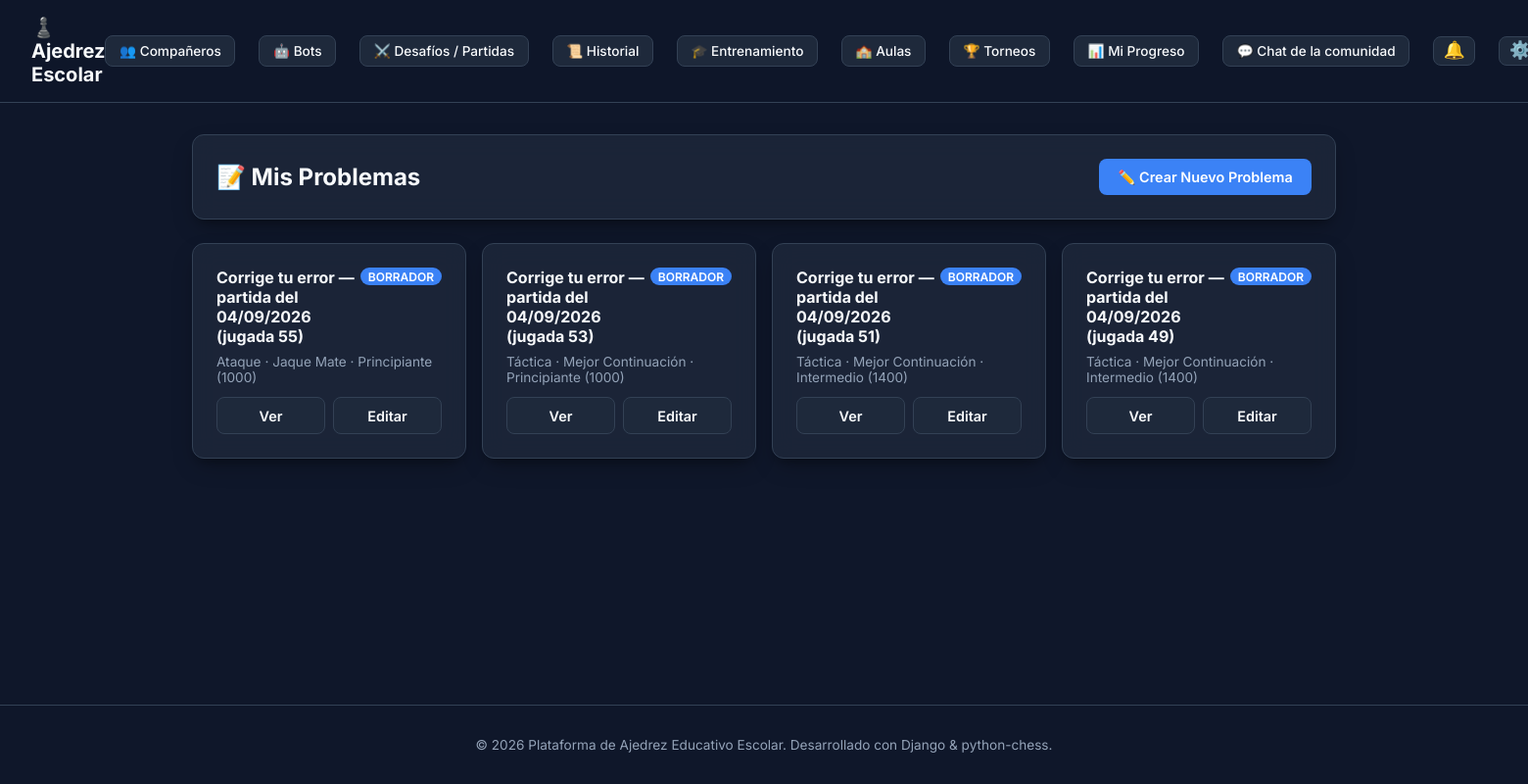
Page /training/my-puzzles/ (signed in) on the committed database.
### apps/training/models.py (models this page shows, shortened)
class Puzzle(models.Model):
    class Category(models.TextChoices):
        TACTICS = 'TACTICS', 'Táctica'
        CALCULATION = 'CALCULATION', 'Cálculo'
        STRATEGY = 'STRATEGY', 'Estrategia'
        OPENINGS = 'OPENINGS', 'Aperturas'
        MIDDLEGAME = 'MIDDLEGAME', 'Medio Juego'
        ENDGAME = 'ENDGAME', 'Finales'
        DEFENSE = 'DEFENSE', 'Defensa'
        ATTACK = 'ATTACK', 'Ataque'
    class Theme(models.TextChoices):
        FORK = 'FORK', 'Doble / Horquilla'
        PIN = 'PIN', 'Clavada'
        SKEWER = 'SKEWER', 'Ataque a la Descubierta / Enfilada'
        MATE = 'MATE', 'Jaque Mate'
        OPPOSITION = 'OPPOSITION', 'Oposición'
        PAWN_ENDGAME = 'PAWN_ENDGAME', 'Final de Peones'
        ROOK_ENDGAME = 'ROOK_ENDGAME', 'Final de Torres'
        MINOR_PIECES_ENDGAME = 'MINOR_PIECES_ENDGAME', 'Final de Piezas Menores'
        OPENING_REPERTOIRE = 'OPENING_REPERTOIRE', 'Repertorio de Apertura'
        DEFENSIVE_RESOURCE = 'DEFENSIVE_RESOURCE', 'Recurso Defensivo'
        BEST_CONTINUATION = 'BEST_CONTINUATION', 'Mejor Continuación'
        POSITION_RECOGNITION = 'POSITION_RECOGNITION', 'Reconocimiento Posicional'
    class Difficulty(models.TextChoices):
        BEGINNER = 'BEGINNER', 'Principiante (1000)'
        INTERMEDIATE = 'INTERMEDIATE', 'Intermedio (1400)'
        ADVANCED = 'ADVANCED', 'Avanzado (1800)'
        MASTER = 'MASTER', 'Maestro (2200+)'
    class Objective(models.TextChoices):
        FIND_MOVE = 'FIND_MOVE', 'Encontrar una Jugada'
        FIND_SEQUENCE = 'FIND_SEQUENCE', 'Encontrar una Secuencia'
        WIN = 'WIN', 'Ganar la Posición'
        DRAW = 'DRAW', 'Conseguir Tablas'
        DEFEND = 'DEFEND', 'Defender la Posición'
        BEST_CONTINUATION = 'BEST_CONTINUATION', 'Encontrar la Mejor Continuación'
        RECOGNIZE_IDEA = 'RECOGNIZE_IDEA', 'Reconocer una Idea'
        PRACTICE_OPENING = 'PRACTICE_OPENING', 'Practicar una Apertura'
        PRACTICE_ENDGAME = 'PRACTICE_ENDGAME', 'Practicar un Final'
    class SideToMove(models.TextChoices):
        WHITE = 'WHITE', 'Blancas'
        BLACK = 'BLACK', 'Negras'
    class Status(models.TextChoices):
        DRAFT = 'DRAFT', 'Borrador'
        IN_REVIEW = 'IN_REVIEW', 'En Revisión'
        PUBLISHED = 'PUBLISHED', 'Publicado'
        REJECTED = 'REJECTED', 'Rechazado'
        ARCHIVED = 'ARCHIVED', 'Archivado'
    id = models.UUIDField(primary_key=True, default=uuid.uuid4, editable=False)
    title = models.CharField(max_length=200, verbose_name="Título")
    description = models.TextField(blank=True, verbose_name="Descripción / Instrucción")
    author = models.ForeignKey(settings.AUTH_USER_MODEL, on_delete=models.SET_NULL, null=True, blank=True)
    initial_fen = models.CharField(max_length=100, default=chess.STARTING_FEN, verbose_name="FEN Inicial")
    side_to_move = models.CharField(max_length=10, choices=SideToMove.choices, default=SideToMove.WHITE)
    category = models.CharField(max_length=20, choices=Category.choices, default=Category.TACTICS)
    theme = models.CharField(max_length=30, choices=Theme.choices, default=Theme.FORK)
    difficulty = models.CharField(max_length=20, choices=Difficulty.choices, default=Difficulty.BEGINNER)
    objective = models.CharField(max_length=30, choices=Objective.choices, default=Objective.WIN)
    solution_moves = models.JSONField(default=list, blank=True, verbose_name="Secuencia Solución (UCI)")
    variations_json = models.JSONField(default=dict, blank=True, verbose_name="Variantes Aceptadas")
    hints = models.JSONField(default=list, blank=True, verbose_name="Pistas de Ayuda")
    status = models.CharField(max_length=15, choices=Status.choices, default=Status.DRAFT)
    moderated_by = models.ForeignKey(
        settings.AUTH_USER_MODEL, on_delete=models.SET_NULL, null=True, blank=True,
        related_name='moderated_puzzles', verbose_name="Moderado por"
    )
    moderation_notes = models.TextField(blank=True, verbose_name="Notas de Moderación / Motivo de Rechazo")
    reviewed_at = models.DateTimeField(null=True, blank=True)
    created_at = models.DateTimeField(auto_now_add=True)
    updated_at = models.DateTimeField(auto_now=True)
    class Meta:
        ordering = ['-created_at']

### apps/training/views.py (the view)
# urls.py: path('my-puzzles/', views.MyPuzzlesListView.as_view(), name='my_puzzles'),
class MyPuzzlesListView(LoginRequiredMixin, ListView):
    model = Puzzle
    template_name = 'training/my_puzzles.html'
    context_object_name = 'puzzles'
    def get_queryset(self):
        return Puzzle.objects.filter(author=self.request.user)

### apps/accounts/models.py (called while the page is built)
    @property
    def rank(self):
        from apps.ratings.elo import rank_for_elo
        return rank_for_elo(self.elo_rating)

### apps/personalization/context_processors.py (called while the page is built)
def chess_appearance(request):
    user = getattr(request, 'user', None)
    piece_set, board_theme, is_custom = resolve_user_appearance(user)
    return {
        'user_piece_set': piece_set,
        'user_board_theme': board_theme,
        'is_custom_appearance': is_custom,
        'chess_piece_sets': PIECE_SETS,
        'chess_board_themes': BOARD_THEMES,
    }

### apps/personalization/models.py (called while the page is built)
    @classmethod
    def get_solo(cls):
        obj, _ = cls.objects.get_or_create(id=1)
        return obj

### apps/ratings/elo.py (called while the page is built)
def rank_for_elo(elo: int) -> PlayerRank:
    for rank in reversed(_RANKS_DESC):
        if elo >= rank.min_elo:
            return rank
    return PlayerRank.NOVATO

    @property
    def label(self) -> str:
        return self.value[0]

    @property
    def min_elo(self) -> int:
        return self.value[1]

### templates/training/my_puzzles.html (shortened to what this page needs)
{% extends 'base.html' %}
{% block content %}
<div class="card" style="margin-bottom: 1.5rem; display:flex; justify-content: space-between; align-items:center; flex-wrap: wrap; gap: 1rem;">
    <h2>📝 Mis Problemas</h2>
    <a href="{% url 'puzzle_create' %}" class="btn btn-primary">✏️ Crear Nuevo Problema</a>
</div>
<div style="display: grid; grid-template-columns: repeat(auto-fill, minmax(280px, 1fr)); gap: 1rem;">
    {% for puzzle in puzzles %}
    <div class="card">
        <div style="display:flex; justify-content: space-between; align-items:start;">
            <h4>{{ puzzle.title }}</h4>
            <span class="role-pill">{{ puzzle.get_status_display }}</span>
        </div>
        <p style="color: var(--text-secondary); font-size: 0.85rem; margin: 0.5rem 0;">
            {{ puzzle.get_category_display }} · {{ puzzle.get_theme_display }} · {{ puzzle.get_difficulty_display }}
        </p>
        <div style="display:flex; gap: 0.5rem; margin-top: 0.75rem; flex-wrap: wrap;">
            <a href="{% url 'puzzle_detail' puzzle.id %}" class="btn btn-secondary" style="flex:1;">Ver</a>
            {% if puzzle.status == 'DRAFT' or puzzle.status == 'REJECTED' or user.is_staff %}
            <a href="{% url 'puzzle_edit' puzzle.id %}" class="btn btn-secondary" style="flex:1;">Editar</a>
            {% endif %}
        </div>
    </div>
    {% empty %}
    <p style="color: var(--text-secondary);">Todavía no has creado ningún problema.</p>
    {% endfor %}
</div>
{% endblock %}

### static/css/styles.css (style rules this page uses)
:root { --bg-primary: #0f172a; --bg-surface: #1e293b; --bg-card: rgba(30, 41, 59, 0.8); --border-color: #334155; --text-primary: #f8fafc; --text-secondary: #94a3b8; --accent-color: #3b82f6; --accent-hover: #2563eb; --success-color: #10b981; --danger-color: #ef4444; --warning-color: #f59e0b; --board-light: #e8edf2; --board-dark: #6884ab; --board-frame: #2a3547; --highlight-selected: rgba(232, 176, 64, 0.42); --highlight-last: rgba(214, 177, 70, 0.48); --highlight-hover: rgba(255, 255, 255, 0.10); --highlight-hover-light: rgba(0, 0, 0, 0.06); --legal-dot: rgba(20, 20, 20, 0.28); --legal-capture: rgba(239, 68, 68, 0.42); --check-fill: rgba(239, 68, 68, 0.45); --checkmate-fill: rgba(185, 28, 28, 0.65); --clock-active: #d8eccf; --clock-low: #f3c4b8; --radius-lg: 12px; --radius-md: 8px; --shadow-lg: 0 10px 25px -5px rgba(0, 0, 0, 0.3), 0 8px 10px -6px rgba(0, 0, 0, 0.3); }
[data-board-theme="classic"] { --board-light: #e8edf2; --board-dark: #6884ab; --board-frame: #2a3547; }
* { box-sizing: border-box; margin: 0; padding: 0; }
body { font-family: 'Inter', system-ui, -apple-system, BlinkMacSystemFont, 'Segoe UI', Roboto, sans-serif; background-color: var(--bg-primary); color: var(--text-primary); min-height: 100vh; display: flex; flex-direction: column; }
.role-pill { background: var(--accent-color); color: white; padding: 0.1rem 0.5rem; border-radius: 9999px; font-size: 0.75rem; text-transform: uppercase; font-weight: 600; }
.card { background: var(--bg-card); backdrop-filter: blur(12px); border: 1px solid var(--border-color); border-radius: var(--radius-lg); padding: 1.5rem; box-shadow: var(--shadow-lg); }
.btn { display: inline-flex; align-items: center; justify-content: center; gap: 0.5rem; padding: 0.6rem 1.2rem; border-radius: var(--radius-md); font-weight: 600; font-size: 0.9rem; cursor: pointer; border: none; transition: all 0.2s ease; text-decoration: none; }
.btn-primary { background-color: var(--accent-color); color: white; }
.btn-secondary { background-color: var(--bg-surface); color: var(--text-primary); border: 1px solid var(--border-color); }

### rows in the picture
Puzzle: title "Corrige tu error — partida del 04/09/2026 (jugada 55)", status "BORRADOR", category "Ataque", theme "Jaque Mate", difficulty "Principiante (1000)", shows "Editar"
Puzzle: title "Corrige tu error — partida del 04/09/2026 (jugada 53)", status "BORRADOR", category "Táctica", theme "Mejor Continuación", difficulty "Principiante (1000)", shows "Editar"
Puzzle: title "Corrige tu error — partida del 04/09/2026 (jugada 51)", status "BORRADOR", category "Táctica", theme "Mejor Continuación", difficulty "Intermedio (1400)", shows "Editar"
Puzzle: title "Corrige tu error — partida del 04/09/2026 (jugada 49)", status "BORRADOR", category "Táctica", theme "Mejor Continuación", difficulty "Intermedio (1400)", shows "Editar"
